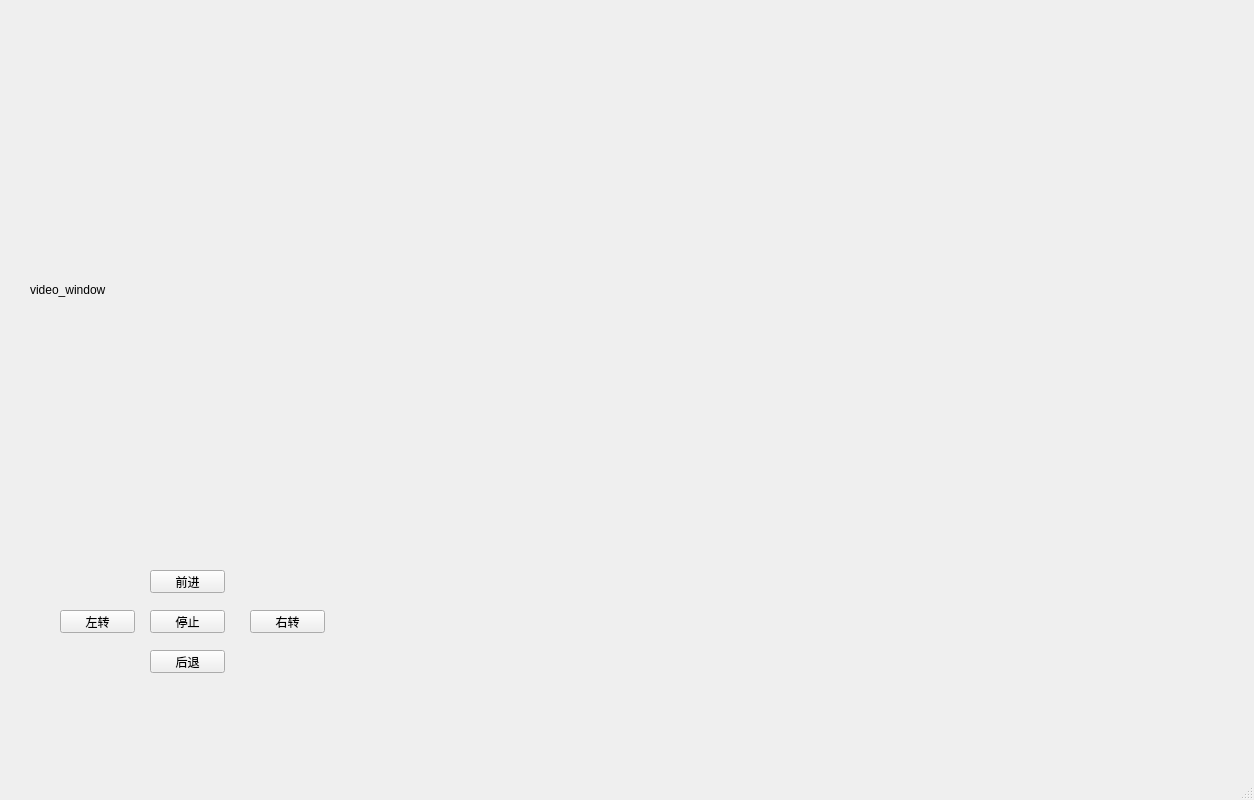
<?xml version="1.0" encoding="UTF-8"?>
<ui version="4.0">
 <class>MainWindow</class>
 <widget class="QMainWindow" name="MainWindow">
  <property name="geometry">
   <rect>
    <x>0</x>
    <y>0</y>
    <width>1254</width>
    <height>800</height>
   </rect>
  </property>
  <property name="windowTitle">
   <string>MainWindow</string>
  </property>
  <widget class="QWidget" name="centralwidget">
   <widget class="QLabel" name="video_window">
    <property name="geometry">
     <rect>
      <x>30</x>
      <y>50</y>
      <width>640</width>
      <height>480</height>
     </rect>
    </property>
    <property name="text">
     <string>video_window</string>
    </property>
    <property name="scaledContents">
     <bool>true</bool>
    </property>
   </widget>
   <widget class="QPushButton" name="btn_forward">
    <property name="geometry">
     <rect>
      <x>150</x>
      <y>570</y>
      <width>75</width>
      <height>23</height>
     </rect>
    </property>
    <property name="text">
     <string>前进</string>
    </property>
   </widget>
   <widget class="QPushButton" name="btn_left">
    <property name="geometry">
     <rect>
      <x>60</x>
      <y>610</y>
      <width>75</width>
      <height>23</height>
     </rect>
    </property>
    <property name="text">
     <string>左转</string>
    </property>
   </widget>
   <widget class="QPushButton" name="btn_back">
    <property name="geometry">
     <rect>
      <x>150</x>
      <y>650</y>
      <width>75</width>
      <height>23</height>
     </rect>
    </property>
    <property name="text">
     <string>后退</string>
    </property>
   </widget>
   <widget class="QPushButton" name="btn_right">
    <property name="geometry">
     <rect>
      <x>250</x>
      <y>610</y>
      <width>75</width>
      <height>23</height>
     </rect>
    </property>
    <property name="text">
     <string>右转</string>
    </property>
   </widget>
   <widget class="QPushButton" name="btn_stop">
    <property name="geometry">
     <rect>
      <x>150</x>
      <y>610</y>
      <width>75</width>
      <height>23</height>
     </rect>
    </property>
    <property name="text">
     <string>停止</string>
    </property>
   </widget>
  </widget>
  <widget class="QMenuBar" name="menubar">
   <property name="geometry">
    <rect>
     <x>0</x>
     <y>0</y>
     <width>1254</width>
     <height>22</height>
    </rect>
   </property>
  </widget>
  <widget class="QStatusBar" name="statusbar"/>
 </widget>
 <resources/>
 <connections/>
</ui>
